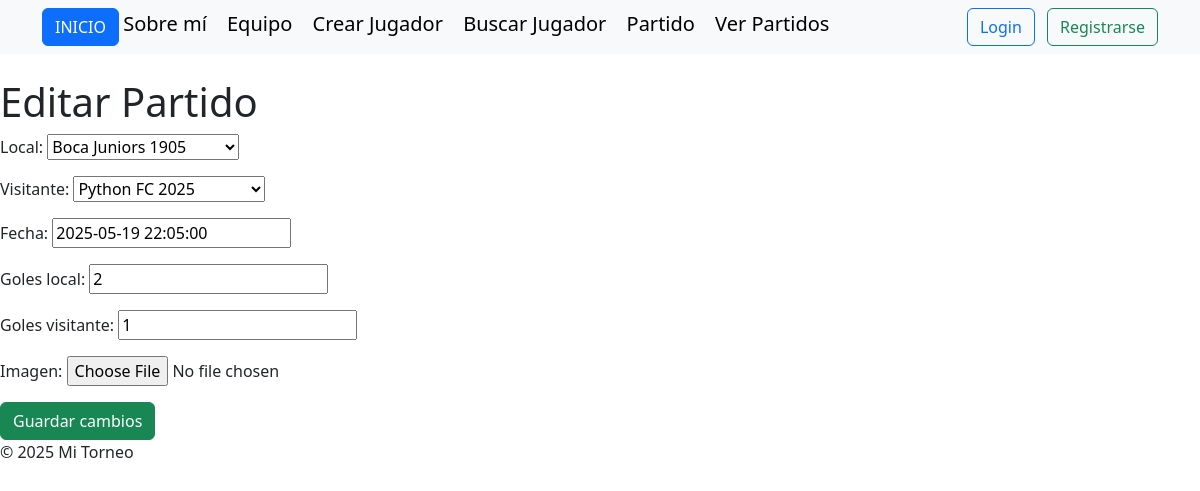
Page /editar_partido/1/ on the committed database.
### apptorneo/models.py (models this page shows, shortened)
class Partido(models.Model):
    local= models.ForeignKey(Equipo, on_delete=models.CASCADE, related_name='partidos_local')
    visitante= models.ForeignKey(Equipo, on_delete=models.CASCADE, related_name='partidos_visitante')
    fecha= models.DateTimeField()
    goles_local= models.IntegerField()
    goles_visitante= models.IntegerField()
    imagen = models.ImageField(upload_to='partidos', null=True, blank=True)

### apptorneo/views.py (the view)
# urls.py: path('editar_partido/<int:pk>/', PartidoUpdateView.as_view(), name='editar_partido'),
class PartidoUpdateView(UpdateView):
    model = Partido
    fields = ['local', 'visitante', 'fecha', 'goles_local', 'goles_visitante', 'imagen']
    template_name = 'apptorneo/editar_partido.html'
    context_object_name = 'editar_partido'
    success_url = '/'

### apptorneo/models.py (called while the page is built)
    def __str__(self):
            return f"{self.nombre} {self.año_fundacion}"

### apptorneo/templates/apptorneo/editar_partido.html (shortened to what this page needs)
{% extends 'apptorneo/base.html' %}
{% block content %}
  <h1>Editar Partido</h1>
  <form method="post" enctype="multipart/form-data">
    {{ form.as_p }}
    <button type="submit" class="btn btn-success">Guardar cambios</button>
  </form>
{% endblock %}

### rows in the picture
Partido: local "Boca Juniors 1905", visitante "Python FC 2025", fecha "2025-05-19 22:05:00", goles_local "2", goles_visitante "1"
